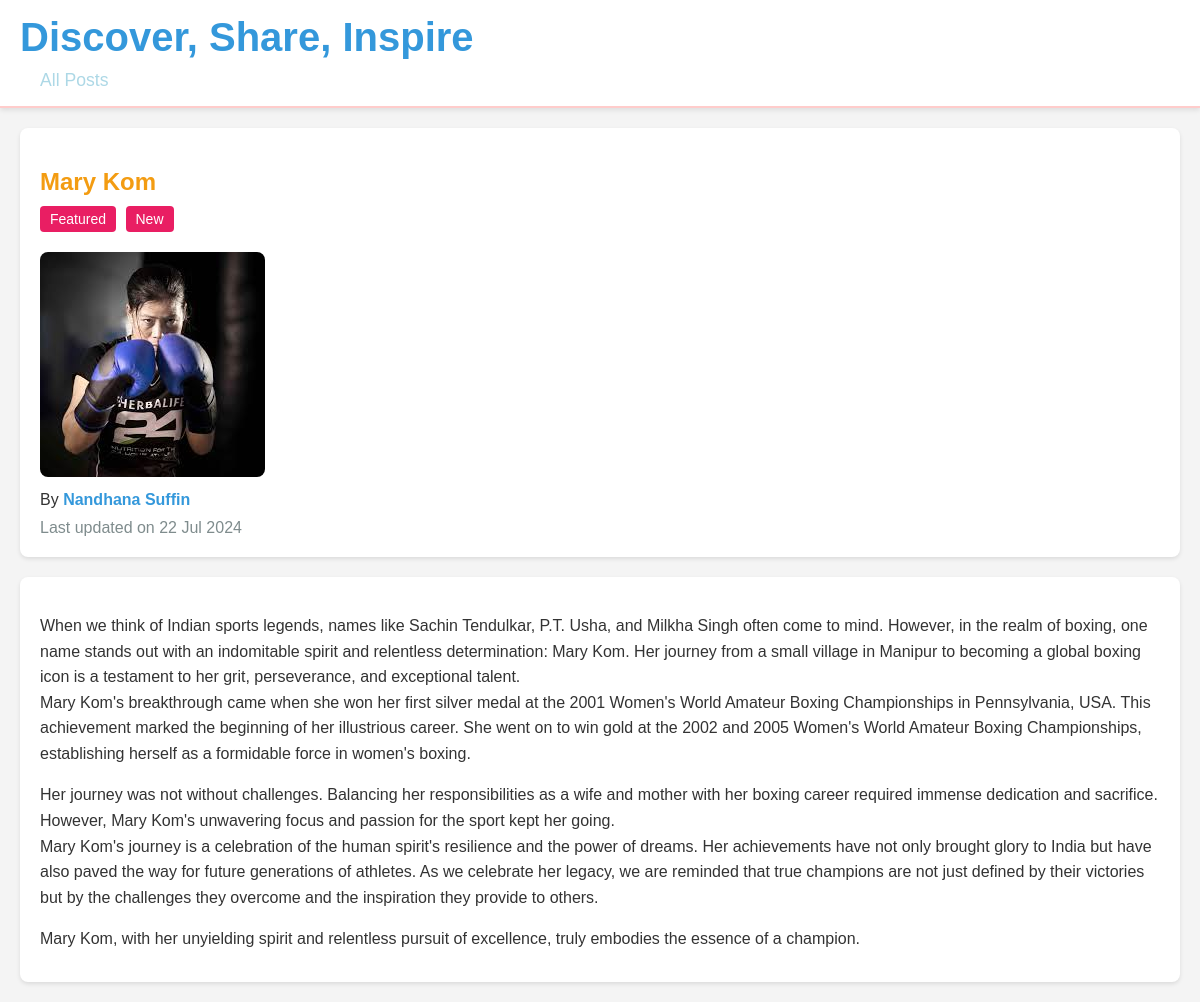
Page /posts/Mary-Kom on the committed database.
### blog/models.py (models this page shows, shortened)
class blogpost(models.Model):
    title=models.CharField(max_length=100)
    excerpt=models.CharField(max_length=350)
    image_name=models.CharField(max_length=100)
    date=models.DateField(auto_now=True)
    slug=models.SlugField(unique=True)
    content=models.TextField(validators=[MinLengthValidator(10)])
    author=models.ForeignKey(author,on_delete=models.SET_NULL,null=True,related_name="posts")
    tags=models.ManyToManyField(tag)

class tag(models.Model):
    caption=models.CharField(max_length=20)

class author(models.Model):
    fname=models.CharField(max_length=20)
    lname=models.CharField(max_length=20)
    email=models.EmailField()
    def full_name(self):
        return f"{self.fname} {self.lname}"
    def __str__(self):
        return self.full_name()

### blog/views.py (the view)
# urls.py: path("posts/<slug:slug>",views.post_detail,name="details")#/posts/my-first-post
def post_detail(request,slug):
    identified_post=get_object_or_404(blogpost,slug=slug)
    return render(request,"blog/post-detail.html",{
        "post":identified_post,
        "tags":identified_post.tags.all()
    })

### blog/templates/blog/post-detail.html (shortened to what this page needs)
{%extends "base.html"%}
{%load static%}
{%block css_files%}
<link rel="stylesheet" href="{% static "blog/post-detail.css"%}">
{% endblock %}
{% block content%}
<section id="summary">
    <h2>{{post.title}}</h2>
    <div>
        {% for tag in tags%}
        <span>{{tag.caption}}</span>
        {% endfor %}
    </div>
    <article>
        <img src="{% static "blog/images/"|add:post.image_name%}" alt="{{post.title}}">
        <address>By<a href="mailto:{{post.author.email}}"> {{post.author}}</a></address>
        <div>
            Last updated on <time>{{post.date|date:"d M Y"}}</time>
        </div>
    </article>
</section>
<main>
{{post.content|linebreaks}}
</main>
{% endblock %}

### templates/base.html (shortened to what this page needs)
{% load static %}
<!DOCTYPE html>
<html lang="en">
<head>
    <link rel="stylesheet" href="{% static "app.css" %}">
    {% block css_files %}{% endblock %}
</head>
<body>
    <header id="main-navigation">
        <h1><a href="{% url "home"%}">Discover, Share, Inspire</h1>
            <nav>
                <a href="{% url "posts"%}">All Posts</a>
            </nav>
    </header>
    {% block content %}
    {% endblock %}
</body>
</html>

### static/app.css (style rules this page uses)
#main-navigation { background: #ffffff; padding: 15px 20px; border-bottom: 2px solid #ffcccb; box-shadow: 0 2px 5px rgba(0, 0, 0, 0.1); }
#main-navigation h1 { margin: 0; font-size: 2.5em; color: #f8c471; }
#main-navigation nav { margin-top: 10px; }
#main-navigation nav a { margin-right: 20px; font-size: 1.1em; color: #add8e6; }

### blog/static/blog/post-detail.css (style rules this page uses)
body { font-family: Arial, sans-serif; margin: 0; padding: 0; background-color: #f4f4f4; color: #333; }
a { color: #3498db; text-decoration: none; }
#summary { background-color: #fff; padding: 20px; margin: 20px; border-radius: 8px; box-shadow: 0 2px 4px rgba(0, 0, 0, 0.1); }
#summary h2 { color: #f39c12; margin-bottom: 10px; }
#summary div span { display: inline-block; background-color: #e91e63; color: #fff; padding: 5px 10px; margin-right: 5px; border-radius: 4px; font-size: 14px; }
#summary article { margin-top: 20px; }
#summary article img { max-width: 100%; height: auto; border-radius: 8px; }
#summary article address { font-style: normal; margin-top: 10px; }
#summary article address a { color: #3498db; font-weight: bold; }
#summary article div { margin-top: 10px; color: #7f8c8d; }
main { background-color: #fff; padding: 20px; margin: 20px; border-radius: 8px; box-shadow: 0 2px 4px rgba(0, 0, 0, 0.1); }
main p { line-height: 1.6; margin-bottom: 10px; }

### rows in the picture
blogpost: title "Mary Kom", image_name (picture), author "Nandhana Suffin", date "22 Jul 2024", content "When we think of Indian sports legends, names like Sachin Tendulkar, P.T. Usha, and Milkha Singh often come to mind. However, in the realm of boxing, one name stands out with an indomitable spirit and relentless determination: Mary Kom. Her journey from a small village in Manipur to becoming a global boxing icon is a testament to her grit, perseverance, and exceptional talent. Mary Kom's breakthrough came when she won her first silver medal at the 2001 Women's World Amateur Boxing Championships in Pennsylvania, USA. This achievement marked the beginning of her illustrious career. She went on to win gold at the 2002 and 2005 Women's World Amateur Boxing Championships, establishing herself as…"
tag: caption "Featured"
tag: caption "New"
